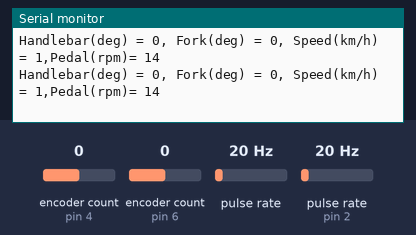
Bench run of a sketch on a simulated Arduino Uno, built with avr-gcc and run on an emulated ATmega328P. Shown: the last lines printed to the serial monitor. Wiring (inferred from the names in the program): 2 × pulse sensor: data pin 0 / data pin 2. The test bench sets the inputs (shaded band); at power-on: pulse rate 20 Hz, pulse rate (sensor on pin 2) 20 Hz, encoder count (sensors on pin 4, pin 6) 0.

Above: at 1.2 s.
1.3 s: pulse rate (sensor 0) set to 4 Hz
At 1.71 s:
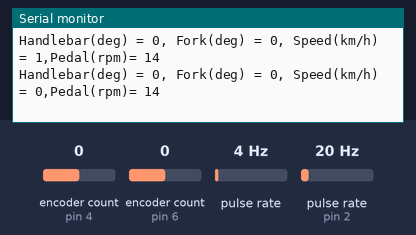
4.3 s: pulse rate (sensor on pin 2) set to 4 Hz
At 5.03 s:
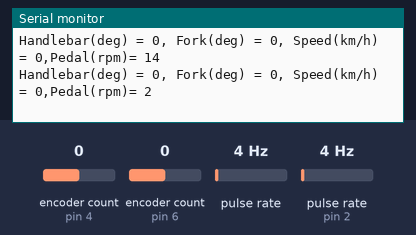
5.8 s: pulse rate (sensor 0) set to 50 Hz
At 5.97 s:
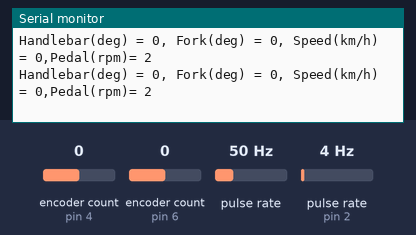
7.3 s: pulse rate (sensor on pin 2) set to 50 Hz
At 7.35 s:
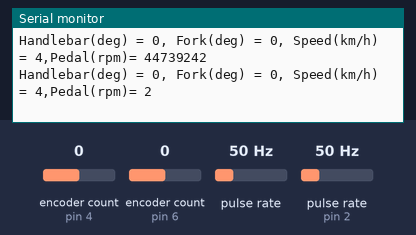
10.3 s: pulse rate (sensor 0) set to 150 Hz
At 11.4 s:
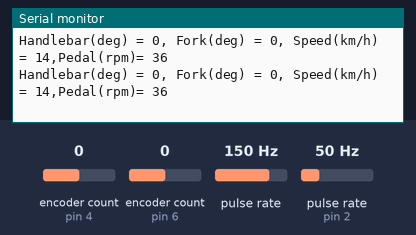
13.3 s: pulse rate (sensor on pin 2) set to 100 Hz
At 13.9 s:
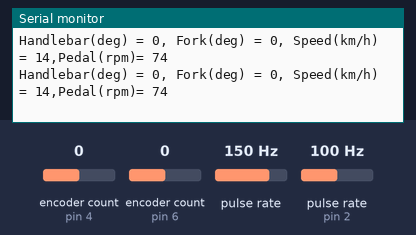
Timing chart, 0 to 16.3 s (numbered marks = the images above; inputs shaded):
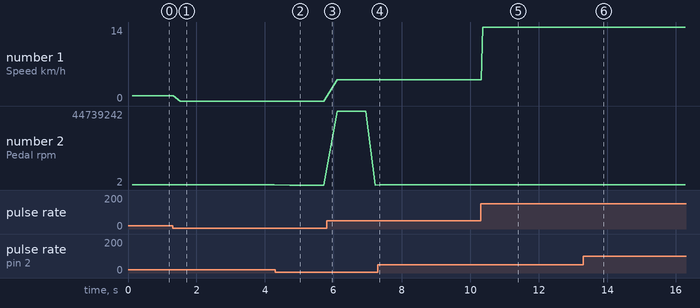

Measured:
- after the input at 1.3 s, the serial monitor: prints a new line after 0.23 s (image 1)
- after the input at 4.3 s, the serial monitor: prints a new line after 0.43 s (image 2)
- after the input at 10.3 s, the serial monitor: prints a new line after 0.06 s (image 5)
- after the input at 13.3 s, the serial monitor: prints a new line at once (image 6)
- plotted number 1: 0 → 4 after the input at 5.8 s, 4 → 14 after the input at 10.3 s
- plotted number 2: 14 → 2 after the input at 4.3 s, 2 → 36 after the input at 7.3 s, 36 → 7 after the input at 13.3 s

The sketch:

Print_sensor_Lib.ino
```cpp
#define ENCODER_OPTIMIZE_INTERRUPTS
#include <Encoder.h> // library used to measure encoder counts of handlebars and fork https://www.pjrc.com/teensy/td_libs_Encoder.html
 #define rearencoderA 0
  #define pedalencoderA 2

 unsigned long duration;
 unsigned long duration1;
 unsigned long freq;
 unsigned long freq1;
 unsigned long rpm;
 unsigned long rpm1;
 unsigned long U;
 unsigned long rear;
 long Handcounts, Forkcounts;
Encoder Handlebars(4,5);
Encoder Fork(6,7);

void setup() {
  Serial.begin(19200);
  pinMode (rearencoderA,INPUT);
  pinMode (pedalencoderA,INPUT);
}

void loop() {
  Handcounts = Handlebars.read();
  Forkcounts = Fork.read();
// This program calculates the bicycle forward velocity in km/h
    duration = pulseIn(rearencoderA,HIGH,250000); //  Returns the length of the pulse in microseconds when signal output A is high
    freq=1200000/(duration*2); // The period of the is 2 times the duration of the pulse of output A https://tushev.org/articles/arduino/9/measuring-frequency-with-arduino
rpm = (freq*60)/96; // 96 are the line counts of the encoder http://www.quantumdev.com/finding-the-rpm-of-an-optical-encoder-using-an-oscilloscope/
U=6.28*0.3355*rpm*60/1000; // http://answers.tutorvista.com/489133/what-is-the-formula-for-converting-rpm-to-kph.html#
// This program calculates the pedal cadence speed in rpm
duration1 = pulseIn(pedalencoderA, HIGH,250000); //  Returns the length of the pulse in microseconds when signal output A is high
freq1=1200000/(duration1*2); // The period is 2 times the duration of the pulse of output A. 12e6 is set based on speedometer output comparison https://tushev.org/articles/arduino/9/measuring-frequency-with-arduino
rpm1 = (freq1*60)/96; // 96 are the line counts of the encoder http://www.quantumdev.com/finding-the-rpm-of-an-optical-encoder-using-an-oscilloscope/
    Serial.print("Handlebar(deg) = ");
    Serial.print(Handcounts*360/294908);
    Serial.print(", Fork(deg) = ");
    Serial.print(Forkcounts*360/294908);
    Serial.print(", Speed(km/h) = ");
    Serial.print(U);
    Serial.print(",Pedal(rpm)= ");
    Serial.print(rpm1);
    Serial.println();
  }
```
